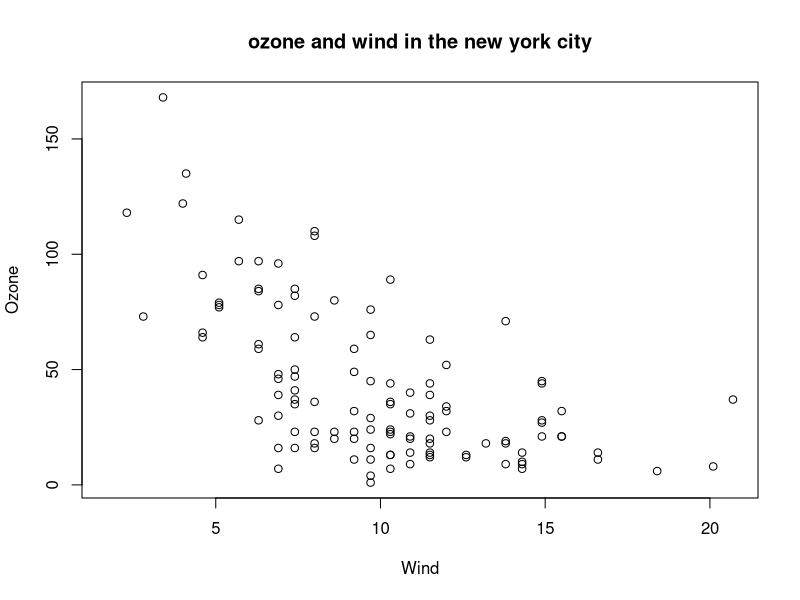
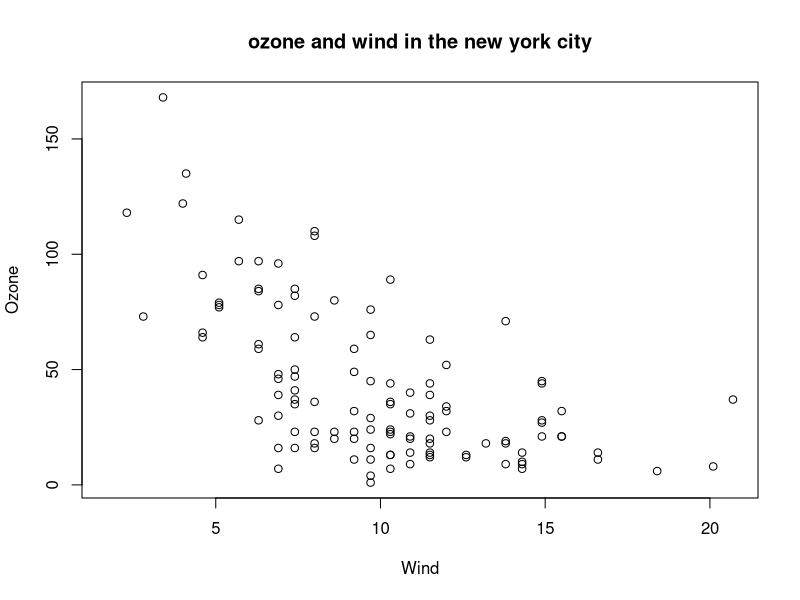
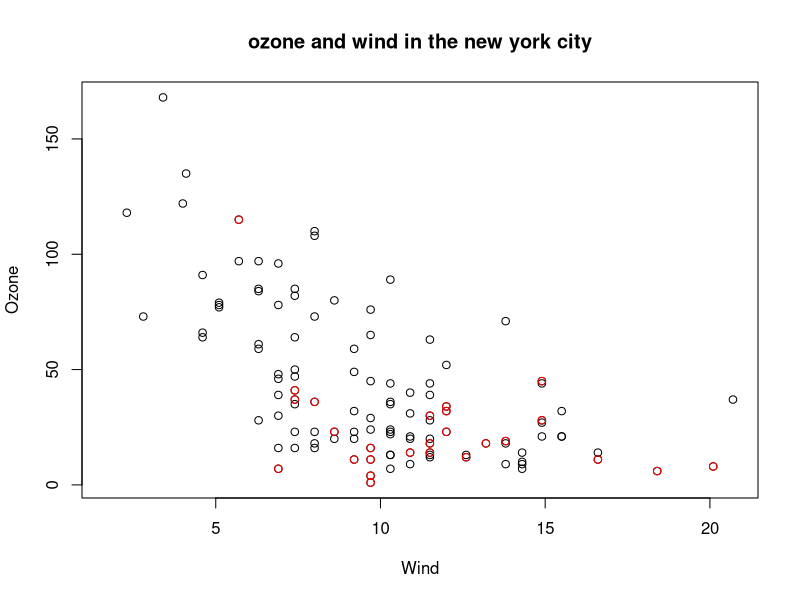
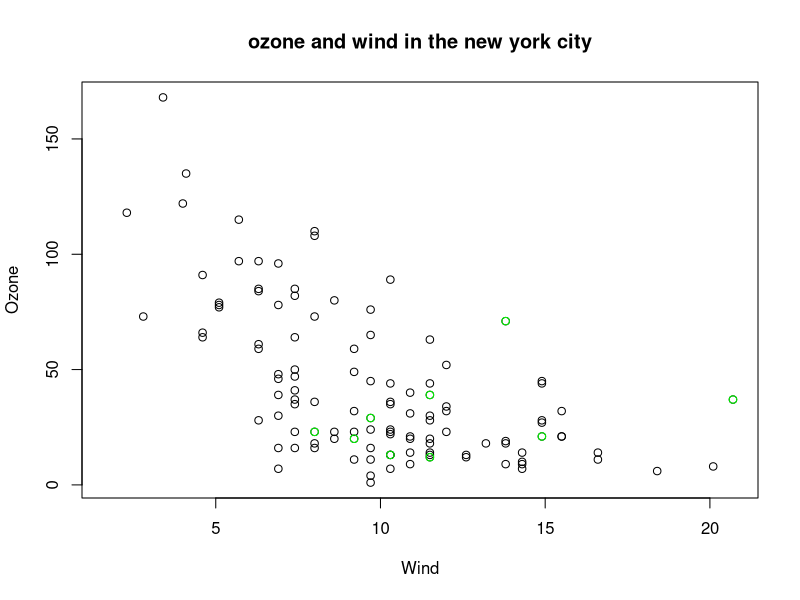

Write R code to recreate these figures, in order.
library(datasets)
with(airquality,plot(Wind,Ozone))
title(main = "ozone and wind in the new york city")

with(airquality,plot(Wind,Ozone,main = "ozone and wind in the new york city"))
#with(subset(airquality,Month==10),points(Wind,Ozone,col="blue"))
with(airquality,plot(Wind,Ozone,main = "ozone and wind in the new york city"))
with(subset(airquality,Month==5),points(Wind,Ozone,col="red"))
with(airquality,plot(Wind,Ozone,main = "ozone and wind in the new york city"))
with(subset(airquality,Month==6),points(Wind,Ozone,col="Green"))
